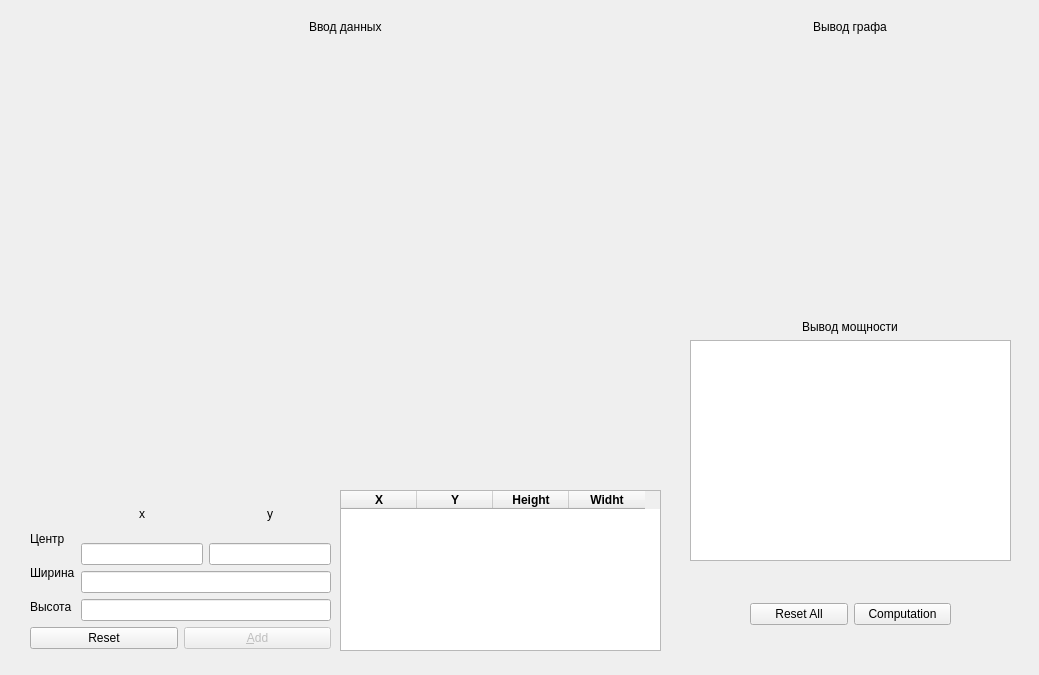
<?xml version="1.0" encoding="UTF-8"?>
<ui version="4.0">
 <class>MainWindow</class>
 <widget class="QMainWindow" name="MainWindow">
  <property name="geometry">
   <rect>
    <x>0</x>
    <y>0</y>
    <width>1039</width>
    <height>675</height>
   </rect>
  </property>
  <property name="sizePolicy">
   <sizepolicy hsizetype="Fixed" vsizetype="Fixed">
    <horstretch>0</horstretch>
    <verstretch>0</verstretch>
   </sizepolicy>
  </property>
  <property name="windowTitle">
   <string>MainWindow</string>
  </property>
  <widget class="QWidget" name="centralwidget">
   <widget class="QWidget" name="verticalLayoutWidget">
    <property name="geometry">
     <rect>
      <x>30</x>
      <y>20</y>
      <width>632</width>
      <height>455</height>
     </rect>
    </property>
    <layout class="QVBoxLayout" name="verticalLayout">
     <item alignment="Qt::AlignHCenter">
      <widget class="QLabel" name="VvodLabel">
       <property name="sizePolicy">
        <sizepolicy hsizetype="Fixed" vsizetype="Fixed">
         <horstretch>0</horstretch>
         <verstretch>0</verstretch>
        </sizepolicy>
       </property>
       <property name="text">
        <string>Ввод данных</string>
       </property>
      </widget>
     </item>
     <item>
      <widget class="EllipsView" name="ellipsView" native="true">
       <property name="enabled">
        <bool>true</bool>
       </property>
       <property name="sizePolicy">
        <sizepolicy hsizetype="Preferred" vsizetype="Preferred">
         <horstretch>0</horstretch>
         <verstretch>0</verstretch>
        </sizepolicy>
       </property>
       <property name="minimumSize">
        <size>
         <width>630</width>
         <height>430</height>
        </size>
       </property>
       <property name="mouseTracking">
        <bool>false</bool>
       </property>
      </widget>
     </item>
    </layout>
   </widget>
   <widget class="QWidget" name="verticalLayoutWidget_2">
    <property name="geometry">
     <rect>
      <x>690</x>
      <y>20</y>
      <width>321</width>
      <height>281</height>
     </rect>
    </property>
    <layout class="QVBoxLayout" name="verticalLayout_2">
     <item alignment="Qt::AlignHCenter">
      <widget class="QLabel" name="GraphLabel">
       <property name="sizePolicy">
        <sizepolicy hsizetype="Fixed" vsizetype="Fixed">
         <horstretch>0</horstretch>
         <verstretch>0</verstretch>
        </sizepolicy>
       </property>
       <property name="text">
        <string>Вывод графа</string>
       </property>
      </widget>
     </item>
     <item>
      <widget class="GraphView" name="graphView" native="true"/>
     </item>
    </layout>
   </widget>
   <widget class="QWidget" name="verticalLayoutWidget_3">
    <property name="geometry">
     <rect>
      <x>690</x>
      <y>320</y>
      <width>321</width>
      <height>241</height>
     </rect>
    </property>
    <layout class="QVBoxLayout" name="verticalLayout_3">
     <item alignment="Qt::AlignHCenter">
      <widget class="QLabel" name="PowerLabel">
       <property name="sizePolicy">
        <sizepolicy hsizetype="Fixed" vsizetype="Fixed">
         <horstretch>0</horstretch>
         <verstretch>0</verstretch>
        </sizepolicy>
       </property>
       <property name="text">
        <string>Вывод мощности</string>
       </property>
      </widget>
     </item>
     <item>
      <widget class="QTextEdit" name="PowerView">
       <property name="textInteractionFlags">
        <set>Qt::TextSelectableByKeyboard|Qt::TextSelectableByMouse</set>
       </property>
      </widget>
     </item>
    </layout>
   </widget>
   <widget class="QWidget" name="horizontalLayoutWidget">
    <property name="geometry">
     <rect>
      <x>750</x>
      <y>600</y>
      <width>201</width>
      <height>29</height>
     </rect>
    </property>
    <layout class="QHBoxLayout" name="horizontalLayout">
     <item>
      <widget class="QPushButton" name="RallButton">
       <property name="text">
        <string>Reset All</string>
       </property>
      </widget>
     </item>
     <item>
      <widget class="QPushButton" name="ComputationButton">
       <property name="text">
        <string>Computation</string>
       </property>
       <property name="autoDefault">
        <bool>false</bool>
       </property>
       <property name="default">
        <bool>false</bool>
       </property>
      </widget>
     </item>
    </layout>
   </widget>
   <widget class="QWidget" name="layoutWidget">
    <property name="geometry">
     <rect>
      <x>30</x>
      <y>490</y>
      <width>301</width>
      <height>159</height>
     </rect>
    </property>
    <layout class="QVBoxLayout" name="verticalLayout_7">
     <item>
      <layout class="QHBoxLayout" name="horizontalLayout_5">
       <item>
        <layout class="QVBoxLayout" name="verticalLayout_6">
         <property name="topMargin">
          <number>0</number>
         </property>
         <item>
          <widget class="QLabel" name="Emptylabel">
           <property name="text">
            <string/>
           </property>
          </widget>
         </item>
         <item>
          <widget class="QLabel" name="CenterLabel">
           <property name="text">
            <string>Центр</string>
           </property>
          </widget>
         </item>
         <item>
          <widget class="QLabel" name="WidthLabel">
           <property name="text">
            <string>Ширина</string>
           </property>
          </widget>
         </item>
         <item>
          <widget class="QLabel" name="HeightLabel">
           <property name="text">
            <string>Высота</string>
           </property>
          </widget>
         </item>
        </layout>
       </item>
       <item>
        <layout class="QVBoxLayout" name="verticalLayout_5">
         <item>
          <layout class="QGridLayout" name="gridLayout">
           <item row="1" column="1">
            <widget class="QLineEdit" name="YEdit"/>
           </item>
           <item row="0" column="0" alignment="Qt::AlignHCenter">
            <widget class="QLabel" name="XLabel">
             <property name="text">
              <string>x</string>
             </property>
            </widget>
           </item>
           <item row="0" column="1" alignment="Qt::AlignHCenter">
            <widget class="QLabel" name="YLabel">
             <property name="text">
              <string>y</string>
             </property>
            </widget>
           </item>
           <item row="1" column="0">
            <widget class="QLineEdit" name="XEdit">
             <property name="inputMethodHints">
              <set>Qt::ImhNone</set>
             </property>
            </widget>
           </item>
          </layout>
         </item>
         <item>
          <widget class="QLineEdit" name="WidthEdit"/>
         </item>
         <item>
          <widget class="QLineEdit" name="HeightEdit"/>
         </item>
        </layout>
       </item>
      </layout>
     </item>
     <item>
      <layout class="QHBoxLayout" name="horizontalLayout_4">
       <item>
        <widget class="QPushButton" name="ResetButton">
         <property name="text">
          <string>Reset</string>
         </property>
        </widget>
       </item>
       <item>
        <widget class="QPushButton" name="AddButton">
         <property name="enabled">
          <bool>false</bool>
         </property>
         <property name="text">
          <string>&amp;Add</string>
         </property>
        </widget>
       </item>
      </layout>
     </item>
    </layout>
   </widget>
   <widget class="QTableWidget" name="EllipsTable">
    <property name="geometry">
     <rect>
      <x>340</x>
      <y>490</y>
      <width>321</width>
      <height>161</height>
     </rect>
    </property>
    <property name="editTriggers">
     <set>QAbstractItemView::NoEditTriggers</set>
    </property>
    <attribute name="horizontalHeaderDefaultSectionSize">
     <number>76</number>
    </attribute>
    <column>
     <property name="text">
      <string>X</string>
     </property>
     <property name="font">
      <font>
       <weight>75</weight>
       <bold>true</bold>
      </font>
     </property>
    </column>
    <column>
     <property name="text">
      <string>Y</string>
     </property>
     <property name="font">
      <font>
       <weight>75</weight>
       <bold>true</bold>
      </font>
     </property>
    </column>
    <column>
     <property name="text">
      <string>Height</string>
     </property>
     <property name="font">
      <font>
       <weight>75</weight>
       <bold>true</bold>
      </font>
     </property>
    </column>
    <column>
     <property name="text">
      <string>Widht</string>
     </property>
     <property name="font">
      <font>
       <weight>75</weight>
       <bold>true</bold>
      </font>
     </property>
    </column>
   </widget>
  </widget>
 </widget>
 <customwidgets>
  <customwidget>
   <class>EllipsView</class>
   <extends>QWidget</extends>
   <header>ellipsview.h</header>
   <container>1</container>
  </customwidget>
  <customwidget>
   <class>GraphView</class>
   <extends>QWidget</extends>
   <header>graphview.h</header>
   <container>1</container>
  </customwidget>
 </customwidgets>
 <tabstops>
  <tabstop>XEdit</tabstop>
  <tabstop>YEdit</tabstop>
  <tabstop>WidthEdit</tabstop>
  <tabstop>HeightEdit</tabstop>
  <tabstop>AddButton</tabstop>
  <tabstop>ResetButton</tabstop>
  <tabstop>PowerView</tabstop>
  <tabstop>EllipsTable</tabstop>
 </tabstops>
 <resources/>
 <connections>
  <connection>
   <sender>ResetButton</sender>
   <signal>clicked()</signal>
   <receiver>XEdit</receiver>
   <slot>clear()</slot>
   <hints>
    <hint type="sourcelabel">
     <x>81</x>
     <y>630</y>
    </hint>
    <hint type="destinationlabel">
     <x>117</x>
     <y>530</y>
    </hint>
   </hints>
  </connection>
  <connection>
   <sender>ResetButton</sender>
   <signal>clicked()</signal>
   <receiver>WidthEdit</receiver>
   <slot>clear()</slot>
   <hints>
    <hint type="sourcelabel">
     <x>135</x>
     <y>639</y>
    </hint>
    <hint type="destinationlabel">
     <x>142</x>
     <y>569</y>
    </hint>
   </hints>
  </connection>
  <connection>
   <sender>ResetButton</sender>
   <signal>clicked()</signal>
   <receiver>HeightEdit</receiver>
   <slot>clear()</slot>
   <hints>
    <hint type="sourcelabel">
     <x>100</x>
     <y>629</y>
    </hint>
    <hint type="destinationlabel">
     <x>118</x>
     <y>595</y>
    </hint>
   </hints>
  </connection>
  <connection>
   <sender>ResetButton</sender>
   <signal>clicked()</signal>
   <receiver>YEdit</receiver>
   <slot>clear()</slot>
   <hints>
    <hint type="sourcelabel">
     <x>53</x>
     <y>637</y>
    </hint>
    <hint type="destinationlabel">
     <x>262</x>
     <y>542</y>
    </hint>
   </hints>
  </connection>
 </connections>
</ui>
